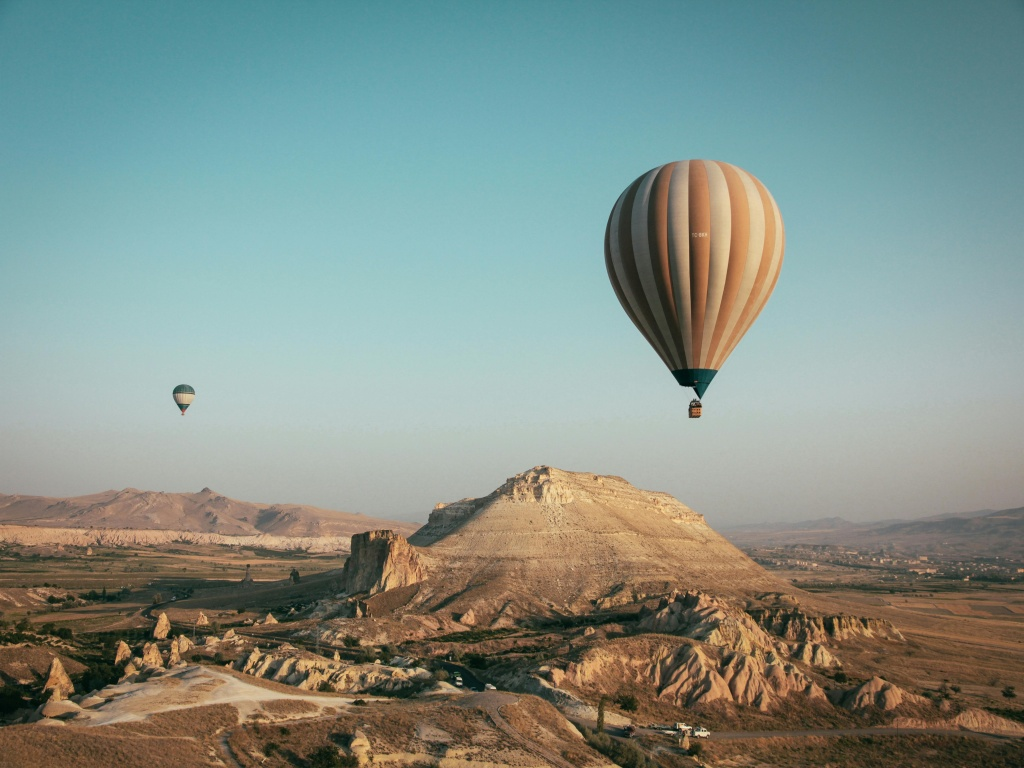
#> input picture airballoon.jpg, 1024 x 768 px
$ python assignment01_1.py
#> lines starting #> are read from the running program, lines starting #| are printed output that depends on the picture
import cv2
import matplotlib.pyplot as plt

# Define the 'show' function
def show(name, n, m, i, title):
    plt.subplot(n, m, i)
    plt.imshow(name, cmap='gray')
    plt.title(title)
    plt.axis('off')

# Load images using cv2.imread()
image1 = cv2.imread('airballoon.jpg', cv2.IMREAD_GRAYSCALE)
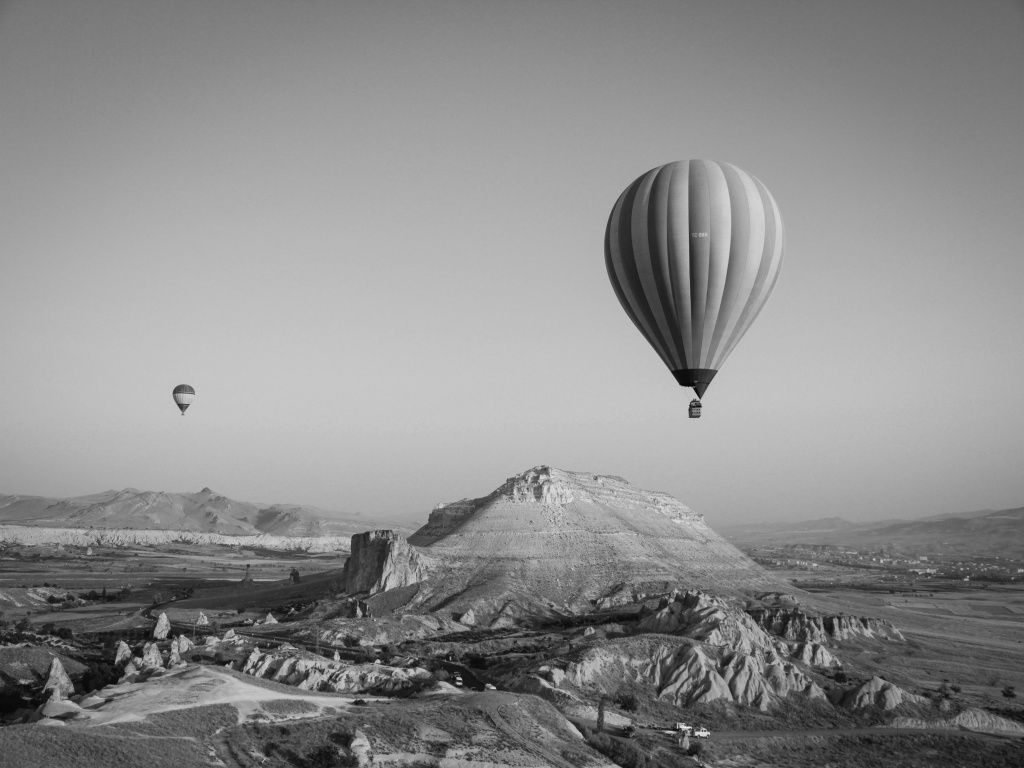
#> image1: shape (768, 1024); min 5, max 237, mean 140.7
image2 = cv2.imread('houses.jpg', cv2.IMREAD_GRAYSCALE)
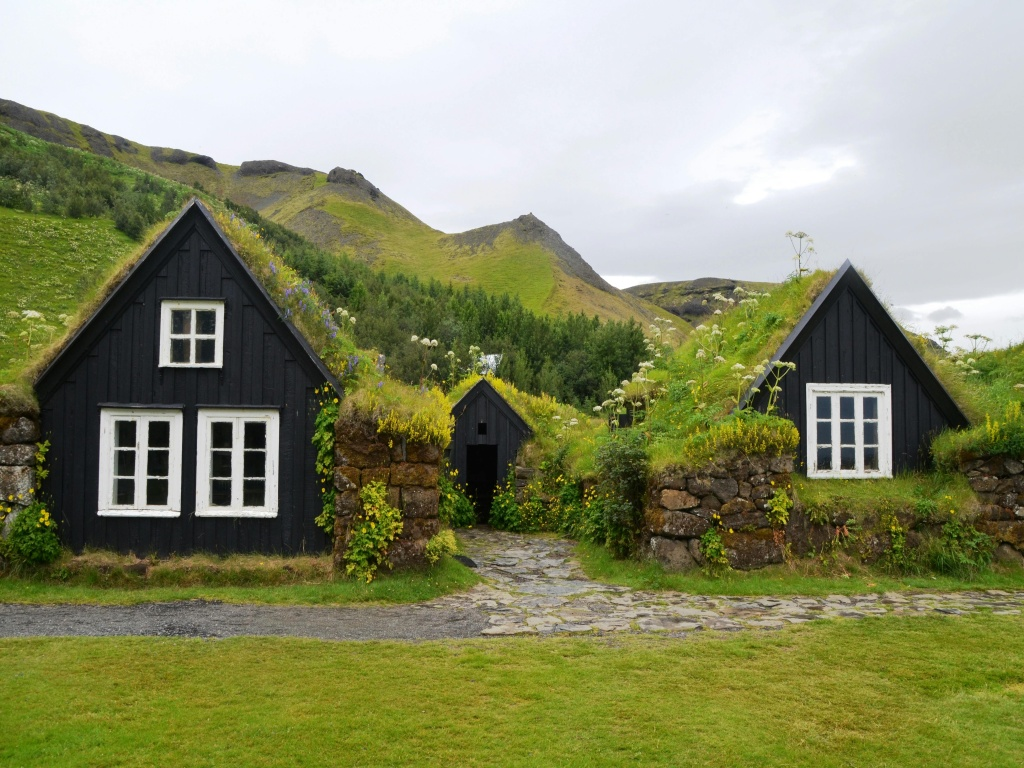
#> input picture houses.jpg, 1024 x 768 px
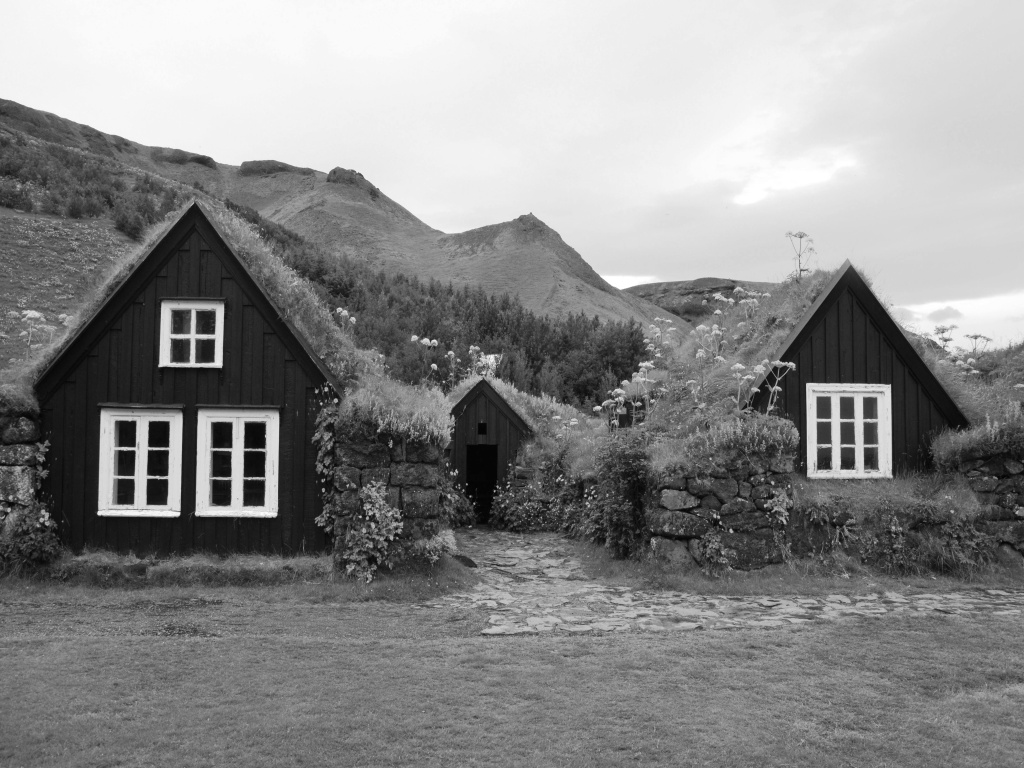
#> image2: shape (768, 1024); min 1, max 255, mean 137.1

# Check if images are loaded correctly
if image1 is None or image2 is None:
    print("Error: Check the image file paths!")
else:
    # Initialize the figure
    plt.figure(figsize=(8, 4))

    # Use the 'show' function to display images
    show(image1, 1, 2, 1, "Image 1")
    show(image2, 1, 2, 2, "Image 2")

    # Show the plot
    plt.tight_layout()
    plt.show()
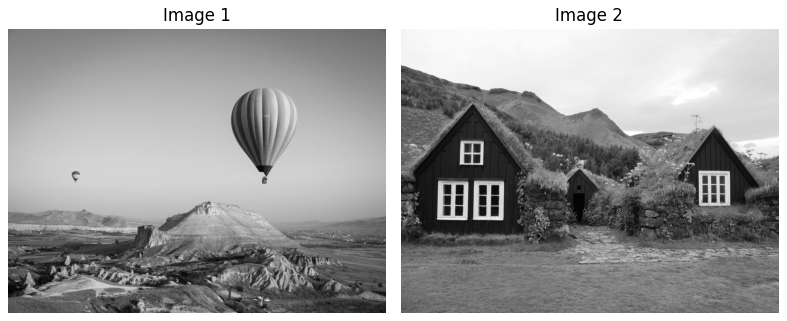
#> figure drawn by matplotlib, 2 panels
